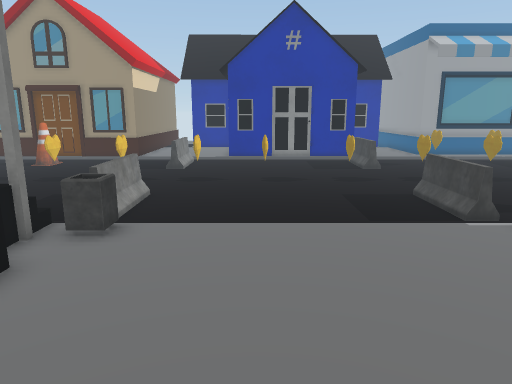
View 1 (above)

16 first-person views from a walk through a scene from a Unity 3-D project. The camera is 1.5 m above the floor, tilts 12° down and sees 70° across. The floor is counted in squares, 0.5 m on a side. Each view is taken from the middle of a square. On the plan, view 1 faces up. The plan holds only what a view shows up to about 20 squares ahead; the rest is blank. The place goes on beyond the plan. The player is left out. Some surface patterns are stand-ins.

View 2
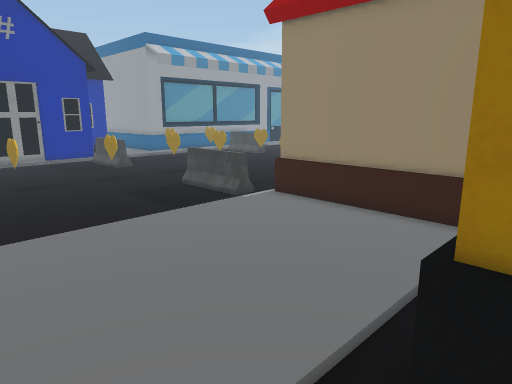

View 3
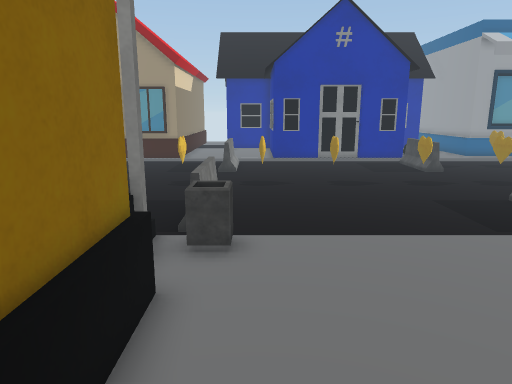

View 4
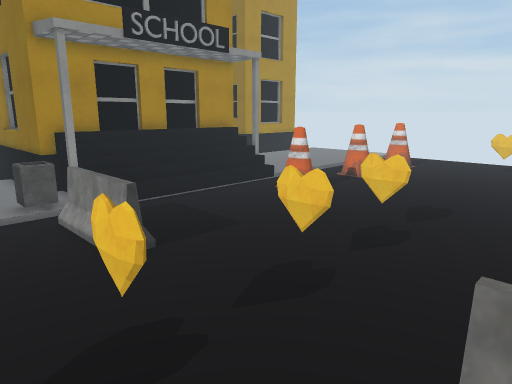

View 5
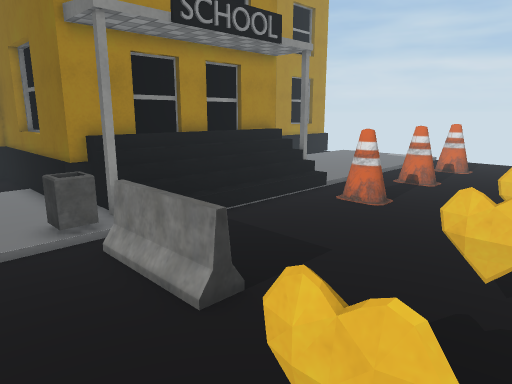

View 6
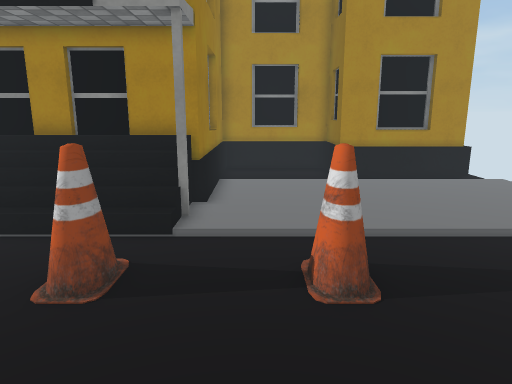

View 7
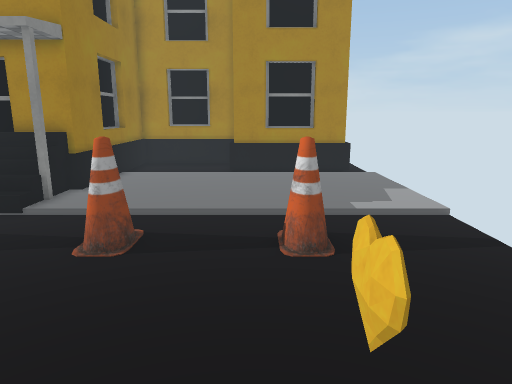

View 8
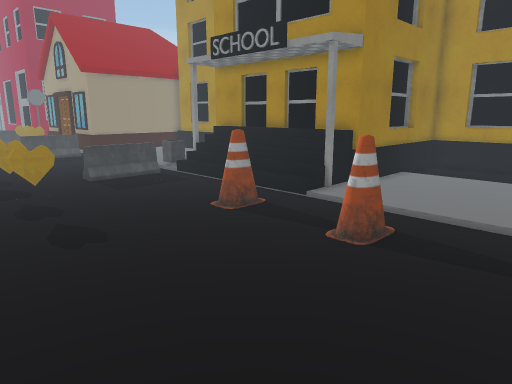

View 9
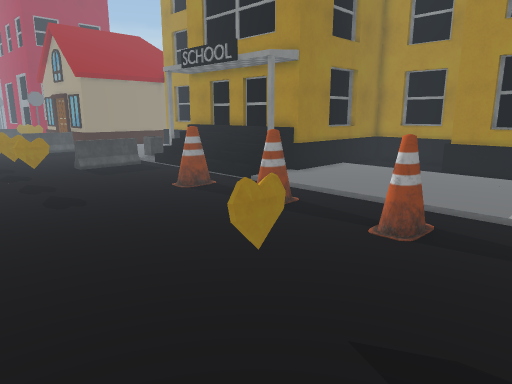

View 10
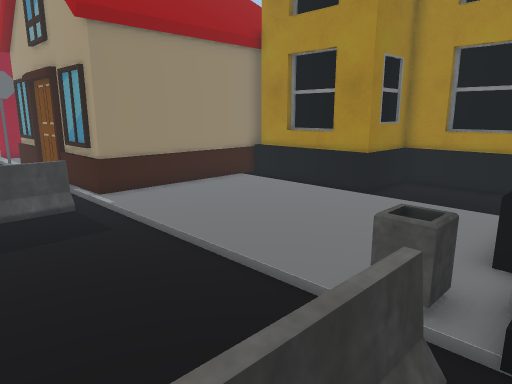

View 11
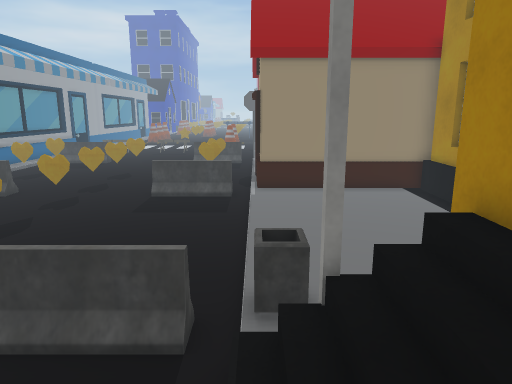

View 12
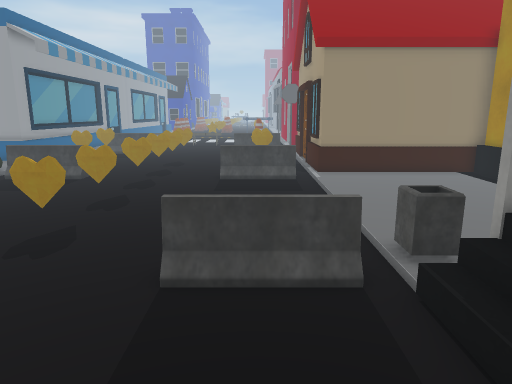

View 13
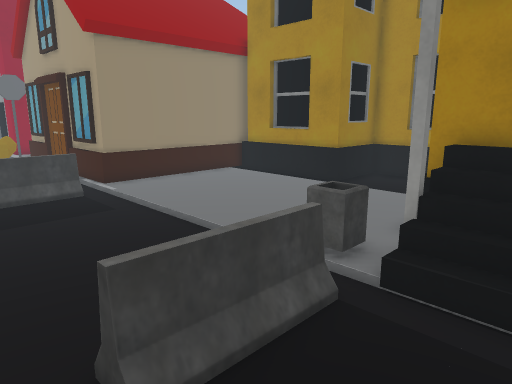

View 14
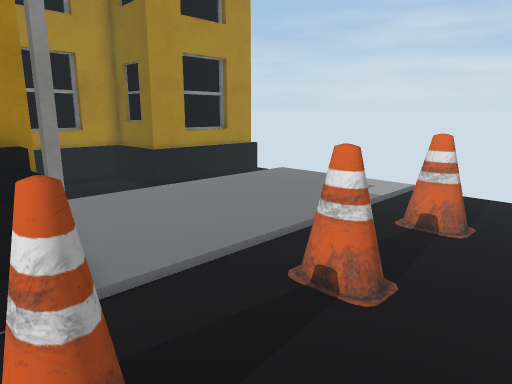

View 15
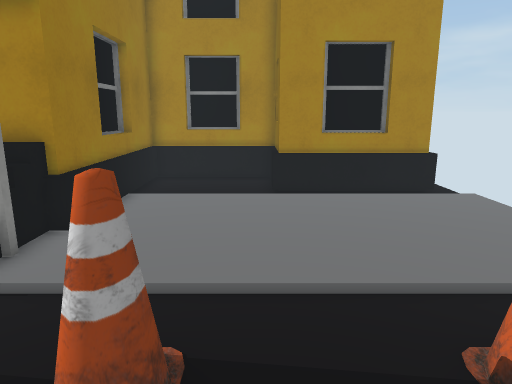

View 16
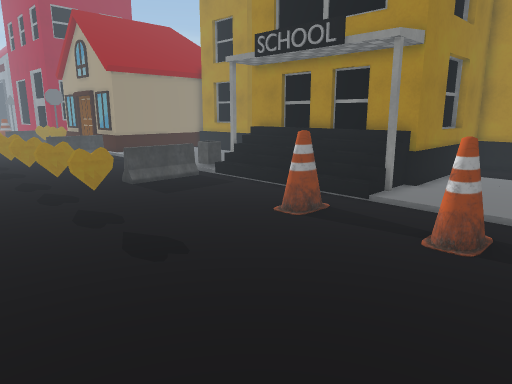

### Floor plan
Key: @ floor where view 1 was taken; # wall or solid block; . main floor; : floor 0.25 m higher than the main floor; / step, stairs or slope; = window, fence, low wall or low ledge; B building.
Columns run from 26 left of view 1 to 10 right of it. Each row starts with its distance up from view 1.
 21 .     .              ==  . .... ==...
 20     .................=...........=...
 19    ..................................
 18   ...................................
 17  ....................................
 16  ....................................
 15  ....................................
 14 .....................=...........=...
 13 .....................==.........==...
 12 ...=#...##...#=......==.........==...
 11 ....:...##...:.......==.........==..
 10 .....................==.........==...
  9 ............/////////.=..........BBBB
  8 ............#////////#=..........B
  7 ............=########=...........B
  6 ............###    ###...........B
  5 ............#        #...........B
  4 ............#        #...........B
  3 ............#        #...........B
  2 ............#        #...........B
  1 #######.....#        #.....#######
  0       #.....#        #....@#     #
 -1       #.....#        #.....#
 -2       #######        #######
 -3                        ###

Where each view was taken, in squares from view 1:
view 1: 0 up, 0 right, facing up
view 2: 0 up, 3 left, facing up-right
view 3: 1 up, 3 left, facing up
view 4: 21 up, 1 left, facing down-left
view 5: 18 up, 1 left, facing down-left
view 6: 18 up, 16 left, facing down
view 7: 20 up, 21 left, facing down
view 8: 20 up, 22 left, facing down-right
view 9: 21 up, 26 left, facing down-right
view 10: 14 up, 6 left, facing down-right
view 11: 9 up, 10 left, facing right
view 12: 12 up, 11 left, facing right
view 13: 15 up, 8 left, facing down-right
view 14: 15 up, 12 left, facing down-left
view 15: 15 up, 19 left, facing down
view 16: 21 up, 20 left, facing down-right
